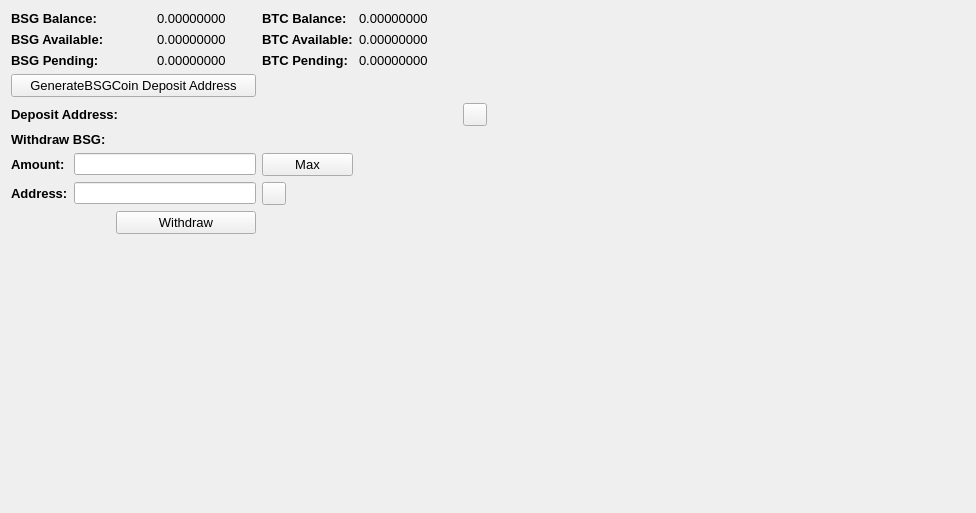
     <widget class="QWidget" name="BalanceTab">
      <attribute name="title">
       <string>Balance</string>
      </attribute>
      <layout class="QGridLayout" name="gridLayout_2">
       <item row="0" column="0" colspan="2">
        <widget class="QLabel" name="label_11">
         <property name="font">
          <font>
           <pointsize>10</pointsize>
           <weight>75</weight>
           <bold>true</bold>
          </font>
         </property>
         <property name="text">
          <string>BSG Balance:</string>
         </property>
        </widget>
       </item>
       <item row="0" column="3">
        <widget class="QLabel" name="TXBalanceLabel">
         <property name="font">
          <font>
           <pointsize>10</pointsize>
          </font>
         </property>
         <property name="text">
          <string>0.00000000</string>
         </property>
         <property name="textInteractionFlags">
          <set>Qt::LinksAccessibleByMouse|Qt::TextSelectableByMouse</set>
         </property>
        </widget>
       </item>
       <item row="0" column="4">
        <widget class="QLabel" name="label_12">
         <property name="font">
          <font>
           <pointsize>10</pointsize>
           <weight>75</weight>
           <bold>true</bold>
          </font>
         </property>
         <property name="text">
          <string>BTC Balance:</string>
         </property>
        </widget>
       </item>
       <item row="0" column="5">
        <widget class="QLabel" name="BitcoinBalanceLabel">
         <property name="font">
          <font>
           <pointsize>10</pointsize>
          </font>
         </property>
         <property name="text">
          <string>0.00000000</string>
         </property>
         <property name="textInteractionFlags">
          <set>Qt::LinksAccessibleByMouse|Qt::TextSelectableByMouse</set>
         </property>
        </widget>
       </item>
       <item row="0" column="7" rowspan="10">
        <spacer name="horizontalSpacer_4">
         <property name="orientation">
          <enum>Qt::Horizontal</enum>
         </property>
         <property name="sizeHint" stdset="0">
          <size>
           <width>478</width>
           <height>488</height>
          </size>
         </property>
        </spacer>
       </item>
       <item row="1" column="0" colspan="2">
        <widget class="QLabel" name="label_13">
         <property name="font">
          <font>
           <pointsize>10</pointsize>
           <weight>75</weight>
           <bold>true</bold>
          </font>
         </property>
         <property name="text">
          <string>BSG Available:</string>
         </property>
        </widget>
       </item>
       <item row="1" column="3">
        <widget class="QLabel" name="TXAvailableLabel_2">
         <property name="font">
          <font>
           <pointsize>10</pointsize>
          </font>
         </property>
         <property name="text">
          <string>0.00000000</string>
         </property>
         <property name="textInteractionFlags">
          <set>Qt::LinksAccessibleByMouse|Qt::TextSelectableByMouse</set>
         </property>
        </widget>
       </item>
       <item row="1" column="4">
        <widget class="QLabel" name="label_15">
         <property name="font">
          <font>
           <pointsize>10</pointsize>
           <weight>75</weight>
           <bold>true</bold>
          </font>
         </property>
         <property name="text">
          <string>BTC Available:</string>
         </property>
        </widget>
       </item>
       <item row="1" column="5">
        <widget class="QLabel" name="BitcoinAvailableLabel">
         <property name="font">
          <font>
           <pointsize>10</pointsize>
          </font>
         </property>
         <property name="text">
          <string>0.00000000</string>
         </property>
         <property name="textInteractionFlags">
          <set>Qt::LinksAccessibleByMouse|Qt::TextSelectableByMouse</set>
         </property>
        </widget>
       </item>
       <item row="2" column="0" colspan="2">
        <widget class="QLabel" name="label_14">
         <property name="font">
          <font>
           <pointsize>10</pointsize>
           <weight>75</weight>
           <bold>true</bold>
          </font>
         </property>
         <property name="text">
          <string>BSG Pending:</string>
         </property>
        </widget>
       </item>
       <item row="2" column="3">
        <widget class="QLabel" name="TXPendingLabel">
         <property name="font">
          <font>
           <pointsize>10</pointsize>
          </font>
         </property>
         <property name="text">
          <string>0.00000000</string>
         </property>
         <property name="textInteractionFlags">
          <set>Qt::LinksAccessibleByMouse|Qt::TextSelectableByMouse</set>
         </property>
        </widget>
       </item>
       <item row="2" column="4">
        <widget class="QLabel" name="label_31">
         <property name="font">
          <font>
           <pointsize>10</pointsize>
           <weight>75</weight>
           <bold>true</bold>
          </font>
         </property>
         <property name="text">
          <string>BTC Pending:</string>
         </property>
        </widget>
       </item>
       <item row="2" column="5">
        <widget class="QLabel" name="BitcoinPendingLabel">
         <property name="font">
          <font>
           <pointsize>10</pointsize>
          </font>
         </property>
         <property name="text">
          <string>0.00000000</string>
         </property>
         <property name="textInteractionFlags">
          <set>Qt::LinksAccessibleByMouse|Qt::TextSelectableByMouse</set>
         </property>
        </widget>
       </item>
       <item row="3" column="0" colspan="4">
        <widget class="QPushButton" name="GenDepositBTN">
         <property name="font">
          <font>
           <pointsize>10</pointsize>
          </font>
         </property>
         <property name="text">
          <string>GenerateBSGCoin Deposit Address</string>
         </property>
        </widget>
       </item>
       <item row="4" column="0" colspan="3">
        <widget class="QLabel" name="label_33">
         <property name="font">
          <font>
           <pointsize>10</pointsize>
           <weight>75</weight>
           <bold>true</bold>
          </font>
         </property>
         <property name="text">
          <string>Deposit Address:</string>
         </property>
        </widget>
       </item>
       <item row="4" column="3" colspan="3">
        <widget class="QLabel" name="DepositAddressLabel">
         <property name="minimumSize">
          <size>
           <width>300</width>
           <height>0</height>
          </size>
         </property>
         <property name="palette">
          <palette>
           <active>
            <colorrole role="WindowText">
             <brush brushstyle="SolidPattern">
              <color alpha="255">
               <red>0</red>
               <green>0</green>
               <blue>0</blue>
              </color>
             </brush>
            </colorrole>
            <colorrole role="Text">
             <brush brushstyle="SolidPattern">
              <color alpha="255">
               <red>0</red>
               <green>0</green>
               <blue>255</blue>
              </color>
             </brush>
            </colorrole>
           </active>
           <inactive>
            <colorrole role="WindowText">
             <brush brushstyle="SolidPattern">
              <color alpha="255">
               <red>0</red>
               <green>0</green>
               <blue>0</blue>
              </color>
             </brush>
            </colorrole>
            <colorrole role="Text">
             <brush brushstyle="SolidPattern">
              <color alpha="255">
               <red>0</red>
               <green>0</green>
               <blue>255</blue>
              </color>
             </brush>
            </colorrole>
           </inactive>
           <disabled>
            <colorrole role="WindowText">
             <brush brushstyle="SolidPattern">
              <color alpha="255">
               <red>120</red>
               <green>120</green>
               <blue>120</blue>
              </color>
             </brush>
            </colorrole>
            <colorrole role="Text">
             <brush brushstyle="SolidPattern">
              <color alpha="255">
               <red>120</red>
               <green>120</green>
               <blue>120</blue>
              </color>
             </brush>
            </colorrole>
           </disabled>
          </palette>
         </property>
         <property name="font">
          <font>
           <pointsize>10</pointsize>
           <weight>75</weight>
           <bold>true</bold>
          </font>
         </property>
         <property name="text">
          <string/>
         </property>
         <property name="alignment">
          <set>Qt::AlignRight|Qt::AlignTrailing|Qt::AlignVCenter</set>
         </property>
         <property name="textInteractionFlags">
          <set>Qt::LinksAccessibleByMouse|Qt::TextSelectableByKeyboard|Qt::TextSelectableByMouse</set>
         </property>
        </widget>
       </item>
       <item row="4" column="6">
        <widget class="QToolButton" name="DepositCopyButton">
         <property name="toolTip">
          <string>Copy to clipboard</string>
         </property>
         <property name="text">
          <string/>
         </property>
         <property name="icon">
          <iconset resource="../bitcoin.qrc">
           <normaloff>:/icons/editcopy</normaloff>:/icons/editcopy</iconset>
         </property>
         <property name="shortcut">
          <string>Alt+P</string>
         </property>
        </widget>
       </item>
       <item row="5" column="0" colspan="2">
        <widget class="QLabel" name="label_34">
         <property name="font">
          <font>
           <pointsize>10</pointsize>
           <weight>75</weight>
           <bold>true</bold>
          </font>
         </property>
         <property name="text">
          <string>Withdraw BSG:</string>
         </property>
        </widget>
       </item>
       <item row="6" column="0">
        <widget class="QLabel" name="label_26">
         <property name="font">
          <font>
           <pointsize>10</pointsize>
           <weight>75</weight>
           <bold>true</bold>
          </font>
         </property>
         <property name="text">
          <string>Amount:</string>
         </property>
        </widget>
       </item>
       <item row="6" column="1" colspan="3">
        <widget class="QLineEdit" name="WithdrawUnitsInput">
         <property name="font">
          <font>
           <pointsize>9</pointsize>
           <weight>75</weight>
           <bold>true</bold>
          </font>
         </property>
         <property name="text">
          <string/>
         </property>
        </widget>
       </item>
       <item row="6" column="4">
        <widget class="QPushButton" name="Withdraw_Max_Amount">
         <property name="font">
          <font>
           <pointsize>10</pointsize>
          </font>
         </property>
         <property name="text">
          <string>Max</string>
         </property>
        </widget>
       </item>
       <item row="7" column="0">
        <widget class="QLabel" name="label_10">
         <property name="font">
          <font>
           <pointsize>10</pointsize>
           <weight>75</weight>
           <bold>true</bold>
          </font>
         </property>
         <property name="text">
          <string>Address:</string>
         </property>
        </widget>
       </item>
       <item row="7" column="1" colspan="3">
        <widget class="QLineEdit" name="WithdrawAddress">
         <property name="font">
          <font>
           <pointsize>9</pointsize>
           <weight>75</weight>
           <bold>true</bold>
          </font>
         </property>
        </widget>
       </item>
       <item row="7" column="4">
        <widget class="QToolButton" name="WithdrawPasteButton">
         <property name="toolTip">
          <string>Paste from clipboard</string>
         </property>
         <property name="text">
          <string/>
         </property>
         <property name="icon">
          <iconset resource="../bitcoin.qrc">
           <normaloff>:/icons/editpaste</normaloff>:/icons/editpaste</iconset>
         </property>
         <property name="shortcut">
          <string>Alt+P</string>
         </property>
        </widget>
       </item>
       <item row="8" column="2" colspan="2">
        <widget class="QPushButton" name="WithdrawUnitsBtn">
         <property name="font">
          <font>
           <pointsize>10</pointsize>
          </font>
         </property>
         <property name="text">
          <string>Withdraw</string>
         </property>
        </widget>
       </item>
       <item row="9" column="0" colspan="6">
        <spacer name="verticalSpacer">
         <property name="orientation">
          <enum>Qt::Vertical</enum>
         </property>
         <property name="sizeHint" stdset="0">
          <size>
           <width>428</width>
           <height>262</height>
          </size>
         </property>
        </spacer>
       </item>
      </layout>
      <zorder>label_31</zorder>
      <zorder>label_15</zorder>
      <zorder>label_12</zorder>
      <zorder>label_14</zorder>
      <zorder>label_13</zorder>
      <zorder>label_11</zorder>
      <zorder>BitcoinBalanceLabel</zorder>
      <zorder>TXBalanceLabel</zorder>
      <zorder>TXAvailableLabel_2</zorder>
      <zorder>TXPendingLabel</zorder>
      <zorder>BitcoinAvailableLabel</zorder>
      <zorder>BitcoinPendingLabel</zorder>
      <zorder>label_33</zorder>
      <zorder>GenDepositBTN</zorder>
      <zorder>DepositAddressLabel</zorder>
      <zorder>Withdraw_Max_Amount</zorder>
      <zorder>label_34</zorder>
      <zorder>WithdrawUnitsInput</zorder>
      <zorder>label_10</zorder>
      <zorder>label_26</zorder>
      <zorder>WithdrawAddress</zorder>
      <zorder>WithdrawUnitsBtn</zorder>
      <zorder>horizontalSpacer_4</zorder>
      <zorder>verticalSpacer</zorder>
      <zorder>WithdrawPasteButton</zorder>
      <zorder>DepositCopyButton</zorder>
     </widget>
